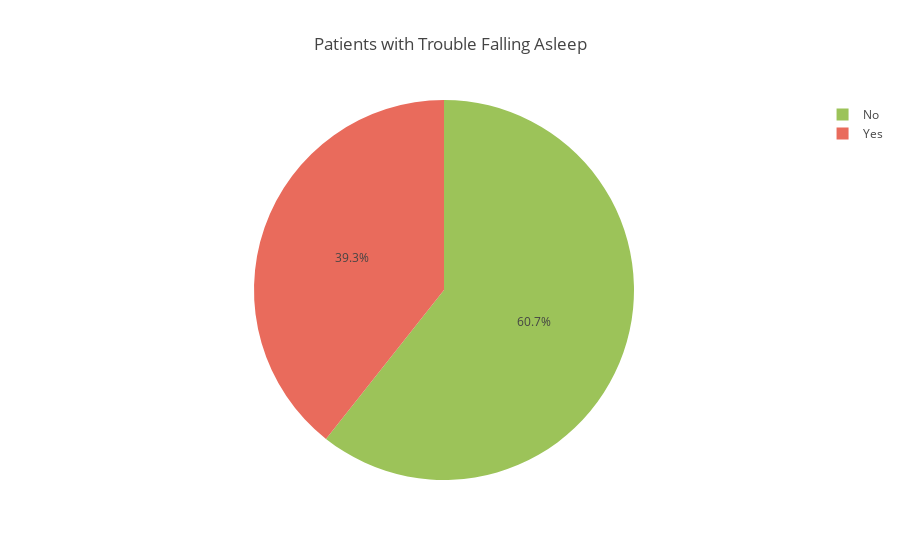

The code cell stored with this chart in its notebook:
### Markdown cell above
#### How many patients have trouble falling asleep?

### Code cell
colors = ['#eba796', '#96ebda']

fig = {'data' : [{'type' : 'pie',
                  'name' : "Patients with Trouble Sleep: Pie chart",
                 'labels' : df['trubslep'].value_counts().index.map(lambda x : 'Yes' if x == 1 else 'No'),
                 'values' : df['trubslep'].value_counts().values,
                 'direction' : 'clockwise',
                 'marker' : {'colors' : ['#9cc359', '#e96b5c']}}], 'layout' : {'title' : 'Patients with Trouble Falling Asleep'}}

py.iplot(fig)

### Figure 1 — Plotly figure (JSON) as saved in the notebook; plotly's stock layout.template omitted (floating-point values rounded to 4 significant figures)
{"data": [{"direction": "clockwise", "labels": ["No", "Yes"], "marker": {"colors": ["#9cc359", "#e96b5c"]}, "name": "Patients with Trouble Sleep: Pie chart", "type": "pie", "uid": "2e2fc7ed-7dcb-4705-9cea-be9d0c597f4a", "values": [91, 59]}], "layout": {"title": {"text": "Patients with Trouble Falling Asleep"}}}
